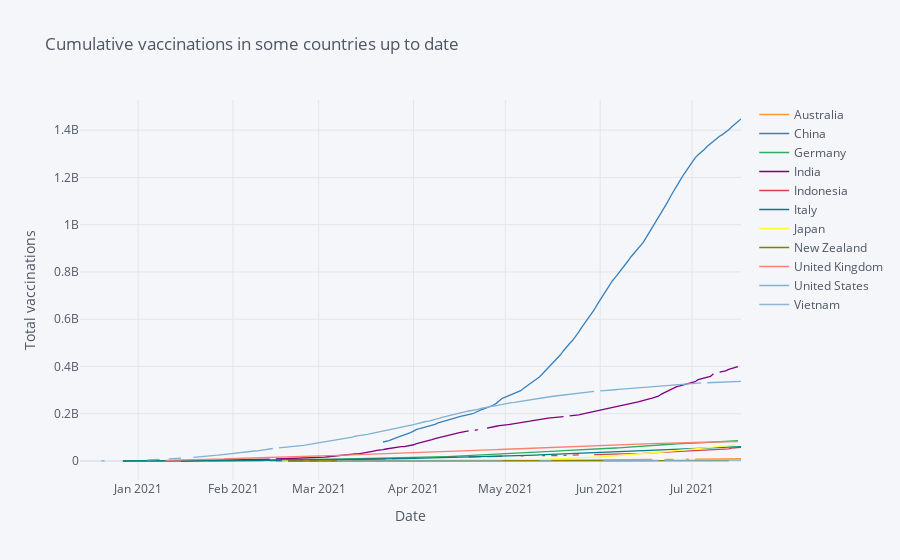
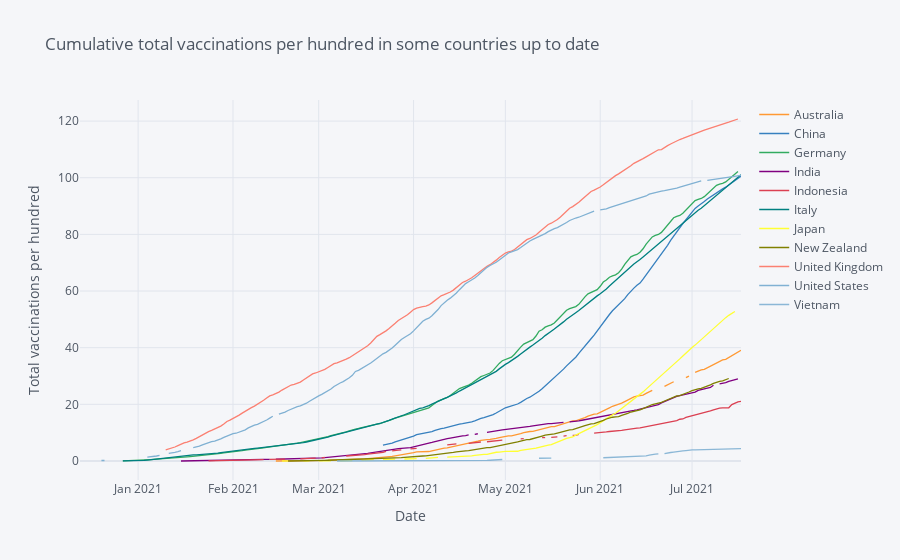
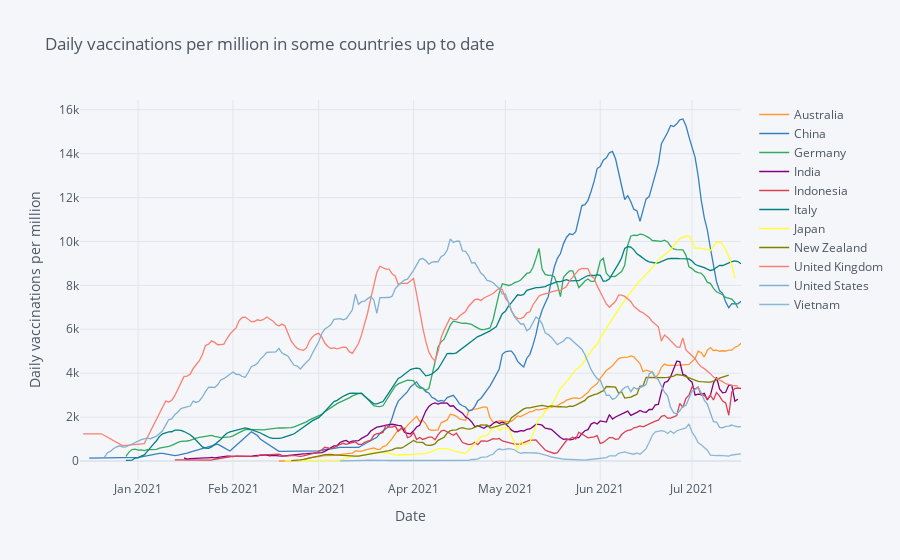

Notebook cell for these charts, in order:
### Code cell
#Plot total vaccinations,total vaccinations per hundred, daily vaccinations per million in selected countries
plt.figure(figsize=(6,6))
total_vaccinations.iplot(mode = 'lines', xTitle = 'Date', yTitle = 'Total vaccinations', title = 'Cumulative vaccinations in some countries up to date')
total_vaccinations_per_hundred.iplot(mode = 'lines', xTitle = 'Date', yTitle = 'Total vaccinations per hundred', title = 'Cumulative total vaccinations per hundred in some countries up to date')
daily_vaccinations.iplot(mode = 'lines', xTitle = 'Date', yTitle = 'Daily vaccinations per million', title = 'Daily vaccinations per million in some countries up to date')

### Figure 1 — Plotly figure (JSON) as saved in the notebook; plotly's stock layout.template omitted (floating-point values rounded to 4 significant figures; data arrays with more than 128 entries replaced by an {"elided": "..."} marker saying what was removed)
{"data": [{"line": {"color": "rgba(255, 153, 51, 1.0)", "dash": "solid", "shape": "linear", "width": 1.3}, "mode": "lines", "name": "Australia", "text": "", "type": "scatter", "x": {"elided": "217 str values"}, "y": {"elided": "217 mixed values"}}, {"line": {"color": "rgba(55, 128, 191, 1.0)", "dash": "solid", "shape": "linear", "width": 1.3}, "mode": "lines", "name": "China", "text": "", "type": "scatter", "x": {"elided": "217 str values"}, "y": {"elided": "217 mixed values"}}, {"line": {"color": "rgba(50, 171, 96, 1.0)", "dash": "solid", "shape": "linear", "width": 1.3}, "mode": "lines", "name": "Germany", "text": "", "type": "scatter", "x": {"elided": "217 str values"}, "y": {"elided": "217 mixed values"}}, {"line": {"color": "rgba(128, 0, 128, 1.0)", "dash": "solid", "shape": "linear", "width": 1.3}, "mode": "lines", "name": "India", "text": "", "type": "scatter", "x": {"elided": "217 str values"}, "y": {"elided": "217 mixed values"}}, {"line": {"color": "rgba(219, 64, 82, 1.0)", "dash": "solid", "shape": "linear", "width": 1.3}, "mode": "lines", "name": "Indonesia", "text": "", "type": "scatter", "x": {"elided": "217 str values"}, "y": {"elided": "217 mixed values"}}, {"line": {"color": "rgba(0, 128, 128, 1.0)", "dash": "solid", "shape": "linear", "width": 1.3}, "mode": "lines", "name": "Italy", "text": "", "type": "scatter", "x": {"elided": "217 str values"}, "y": {"elided": "217 mixed values"}}, {"line": {"color": "rgba(255, 255, 51, 1.0)", "dash": "solid", "shape": "linear", "width": 1.3}, "mode": "lines", "name": "Japan", "text": "", "type": "scatter", "x": {"elided": "217 str values"}, "y": {"elided": "217 mixed values"}}, {"line": {"color": "rgba(128, 128, 0, 1.0)", "dash": "solid", "shape": "linear", "width": 1.3}, "mode": "lines", "name": "New Zealand", "text": "", "type": "scatter", "x": {"elided": "217 str values"}, "y": {"elided": "217 mixed values"}}, {"line": {"color": "rgba(251, 128, 114, 1.0)", "dash": "solid", "shape": "linear", "width": 1.3}, "mode": "lines", "name": "United Kingdom", "text": "", "type": "scatter", "x": {"elided": "217 str values"}, "y": {"elided": "217 mixed values"}}, {"line": {"color": "rgba(128, 177, 211, 1.0)", "dash": "solid", "shape": "linear", "width": 1.3}, "mode": "lines", "name": "United States", "text": "", "type": "scatter", "x": {"elided": "217 str values"}, "y": {"elided": "217 mixed values"}}, {"line": {"color": "rgba(128, 177, 211, 0.8999999999999999)", "dash": "solid", "shape": "linear", "width": 1.3}, "mode": "lines", "name": "Vietnam", "text": "", "type": "scatter", "x": {"elided": "217 str values"}, "y": {"elided": "217 mixed values"}}], "layout": {"legend": {"bgcolor": "#F5F6F9", "font": {"color": "#4D5663"}}, "paper_bgcolor": "#F5F6F9", "plot_bgcolor": "#F5F6F9", "title": {"font": {"color": "#4D5663"}, "text": "Cumulative vaccinations in some countries up to date"}, "xaxis": {"gridcolor": "#E1E5ED", "showgrid": true, "tickfont": {"color": "#4D5663"}, "title": {"font": {"color": "#4D5663"}, "text": "Date"}, "zerolinecolor": "#E1E5ED"}, "yaxis": {"gridcolor": "#E1E5ED", "showgrid": true, "tickfont": {"color": "#4D5663"}, "title": {"font": {"color": "#4D5663"}, "text": "Total vaccinations"}, "zerolinecolor": "#E1E5ED"}}}

### Figure 2 — Plotly figure (JSON) as saved in the notebook; plotly's stock layout.template omitted (floating-point values rounded to 4 significant figures; data arrays with more than 128 entries replaced by an {"elided": "..."} marker saying what was removed)
{"data": [{"line": {"color": "rgba(255, 153, 51, 1.0)", "dash": "solid", "shape": "linear", "width": 1.3}, "mode": "lines", "name": "Australia", "text": "", "type": "scatter", "x": {"elided": "217 str values"}, "y": {"elided": "217 mixed values"}}, {"line": {"color": "rgba(55, 128, 191, 1.0)", "dash": "solid", "shape": "linear", "width": 1.3}, "mode": "lines", "name": "China", "text": "", "type": "scatter", "x": {"elided": "217 str values"}, "y": {"elided": "217 mixed values"}}, {"line": {"color": "rgba(50, 171, 96, 1.0)", "dash": "solid", "shape": "linear", "width": 1.3}, "mode": "lines", "name": "Germany", "text": "", "type": "scatter", "x": {"elided": "217 str values"}, "y": {"elided": "217 mixed values"}}, {"line": {"color": "rgba(128, 0, 128, 1.0)", "dash": "solid", "shape": "linear", "width": 1.3}, "mode": "lines", "name": "India", "text": "", "type": "scatter", "x": {"elided": "217 str values"}, "y": {"elided": "217 mixed values"}}, {"line": {"color": "rgba(219, 64, 82, 1.0)", "dash": "solid", "shape": "linear", "width": 1.3}, "mode": "lines", "name": "Indonesia", "text": "", "type": "scatter", "x": {"elided": "217 str values"}, "y": {"elided": "217 mixed values"}}, {"line": {"color": "rgba(0, 128, 128, 1.0)", "dash": "solid", "shape": "linear", "width": 1.3}, "mode": "lines", "name": "Italy", "text": "", "type": "scatter", "x": {"elided": "217 str values"}, "y": {"elided": "217 mixed values"}}, {"line": {"color": "rgba(255, 255, 51, 1.0)", "dash": "solid", "shape": "linear", "width": 1.3}, "mode": "lines", "name": "Japan", "text": "", "type": "scatter", "x": {"elided": "217 str values"}, "y": {"elided": "217 mixed values"}}, {"line": {"color": "rgba(128, 128, 0, 1.0)", "dash": "solid", "shape": "linear", "width": 1.3}, "mode": "lines", "name": "New Zealand", "text": "", "type": "scatter", "x": {"elided": "217 str values"}, "y": {"elided": "217 mixed values"}}, {"line": {"color": "rgba(251, 128, 114, 1.0)", "dash": "solid", "shape": "linear", "width": 1.3}, "mode": "lines", "name": "United Kingdom", "text": "", "type": "scatter", "x": {"elided": "217 str values"}, "y": {"elided": "217 mixed values"}}, {"line": {"color": "rgba(128, 177, 211, 1.0)", "dash": "solid", "shape": "linear", "width": 1.3}, "mode": "lines", "name": "United States", "text": "", "type": "scatter", "x": {"elided": "217 str values"}, "y": {"elided": "217 mixed values"}}, {"line": {"color": "rgba(128, 177, 211, 0.8999999999999999)", "dash": "solid", "shape": "linear", "width": 1.3}, "mode": "lines", "name": "Vietnam", "text": "", "type": "scatter", "x": {"elided": "217 str values"}, "y": {"elided": "217 mixed values"}}], "layout": {"legend": {"bgcolor": "#F5F6F9", "font": {"color": "#4D5663"}}, "paper_bgcolor": "#F5F6F9", "plot_bgcolor": "#F5F6F9", "title": {"font": {"color": "#4D5663"}, "text": "Cumulative total vaccinations per hundred in some countries up to date"}, "xaxis": {"gridcolor": "#E1E5ED", "showgrid": true, "tickfont": {"color": "#4D5663"}, "title": {"font": {"color": "#4D5663"}, "text": "Date"}, "zerolinecolor": "#E1E5ED"}, "yaxis": {"gridcolor": "#E1E5ED", "showgrid": true, "tickfont": {"color": "#4D5663"}, "title": {"font": {"color": "#4D5663"}, "text": "Total vaccinations per hundred"}, "zerolinecolor": "#E1E5ED"}}}

### Figure 3 — Plotly figure (JSON) as saved in the notebook; plotly's stock layout.template omitted (floating-point values rounded to 4 significant figures; data arrays with more than 128 entries replaced by an {"elided": "..."} marker saying what was removed)
{"data": [{"line": {"color": "rgba(255, 153, 51, 1.0)", "dash": "solid", "shape": "linear", "width": 1.3}, "mode": "lines", "name": "Australia", "text": "", "type": "scatter", "x": {"elided": "217 str values"}, "y": {"elided": "217 mixed values"}}, {"line": {"color": "rgba(55, 128, 191, 1.0)", "dash": "solid", "shape": "linear", "width": 1.3}, "mode": "lines", "name": "China", "text": "", "type": "scatter", "x": {"elided": "217 str values"}, "y": {"elided": "217 mixed values"}}, {"line": {"color": "rgba(50, 171, 96, 1.0)", "dash": "solid", "shape": "linear", "width": 1.3}, "mode": "lines", "name": "Germany", "text": "", "type": "scatter", "x": {"elided": "217 str values"}, "y": {"elided": "217 mixed values"}}, {"line": {"color": "rgba(128, 0, 128, 1.0)", "dash": "solid", "shape": "linear", "width": 1.3}, "mode": "lines", "name": "India", "text": "", "type": "scatter", "x": {"elided": "217 str values"}, "y": {"elided": "217 mixed values"}}, {"line": {"color": "rgba(219, 64, 82, 1.0)", "dash": "solid", "shape": "linear", "width": 1.3}, "mode": "lines", "name": "Indonesia", "text": "", "type": "scatter", "x": {"elided": "217 str values"}, "y": {"elided": "217 mixed values"}}, {"line": {"color": "rgba(0, 128, 128, 1.0)", "dash": "solid", "shape": "linear", "width": 1.3}, "mode": "lines", "name": "Italy", "text": "", "type": "scatter", "x": {"elided": "217 str values"}, "y": {"elided": "217 mixed values"}}, {"line": {"color": "rgba(255, 255, 51, 1.0)", "dash": "solid", "shape": "linear", "width": 1.3}, "mode": "lines", "name": "Japan", "text": "", "type": "scatter", "x": {"elided": "217 str values"}, "y": {"elided": "217 mixed values"}}, {"line": {"color": "rgba(128, 128, 0, 1.0)", "dash": "solid", "shape": "linear", "width": 1.3}, "mode": "lines", "name": "New Zealand", "text": "", "type": "scatter", "x": {"elided": "217 str values"}, "y": {"elided": "217 mixed values"}}, {"line": {"color": "rgba(251, 128, 114, 1.0)", "dash": "solid", "shape": "linear", "width": 1.3}, "mode": "lines", "name": "United Kingdom", "text": "", "type": "scatter", "x": {"elided": "217 str values"}, "y": {"elided": "217 mixed values"}}, {"line": {"color": "rgba(128, 177, 211, 1.0)", "dash": "solid", "shape": "linear", "width": 1.3}, "mode": "lines", "name": "United States", "text": "", "type": "scatter", "x": {"elided": "217 str values"}, "y": {"elided": "217 mixed values"}}, {"line": {"color": "rgba(128, 177, 211, 0.8999999999999999)", "dash": "solid", "shape": "linear", "width": 1.3}, "mode": "lines", "name": "Vietnam", "text": "", "type": "scatter", "x": {"elided": "217 str values"}, "y": {"elided": "217 mixed values"}}], "layout": {"legend": {"bgcolor": "#F5F6F9", "font": {"color": "#4D5663"}}, "paper_bgcolor": "#F5F6F9", "plot_bgcolor": "#F5F6F9", "title": {"font": {"color": "#4D5663"}, "text": "Daily vaccinations per million in some countries up to date"}, "xaxis": {"gridcolor": "#E1E5ED", "showgrid": true, "tickfont": {"color": "#4D5663"}, "title": {"font": {"color": "#4D5663"}, "text": "Date"}, "zerolinecolor": "#E1E5ED"}, "yaxis": {"gridcolor": "#E1E5ED", "showgrid": true, "tickfont": {"color": "#4D5663"}, "title": {"font": {"color": "#4D5663"}, "text": "Daily vaccinations per million"}, "zerolinecolor": "#E1E5ED"}}}
